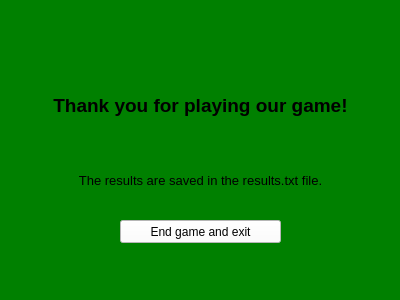
<?xml version="1.0" encoding="UTF-8"?>
<ui version="4.0">
 <class>End_of_game</class>
 <widget class="QWidget" name="End_of_game">
  <property name="geometry">
   <rect>
    <x>0</x>
    <y>0</y>
    <width>400</width>
    <height>300</height>
   </rect>
  </property>
  <property name="windowTitle">
   <string>Form</string>
  </property>
  <property name="styleSheet">
   <string notr="true">background-color: green;</string>
  </property>
  <widget class="QPushButton" name="close_game">
   <property name="geometry">
    <rect>
     <x>120</x>
     <y>220</y>
     <width>161</width>
     <height>23</height>
    </rect>
   </property>
   <property name="styleSheet">
    <string notr="true">background-color: white;</string>
   </property>
   <property name="text">
    <string>End game and exit</string>
   </property>
  </widget>
  <widget class="QLabel" name="label">
   <property name="geometry">
    <rect>
     <x>20</x>
     <y>70</y>
     <width>361</width>
     <height>71</height>
    </rect>
   </property>
   <property name="font">
    <font>
     <pointsize>14</pointsize>
     <weight>75</weight>
     <bold>true</bold>
    </font>
   </property>
   <property name="text">
    <string>Thank you for playing our game!</string>
   </property>
   <property name="alignment">
    <set>Qt::AlignCenter</set>
   </property>
  </widget>
  <widget class="QLabel" name="label_2">
   <property name="geometry">
    <rect>
     <x>70</x>
     <y>170</y>
     <width>261</width>
     <height>21</height>
    </rect>
   </property>
   <property name="font">
    <font>
     <pointsize>10</pointsize>
    </font>
   </property>
   <property name="text">
    <string>The results are saved in the results.txt file.</string>
   </property>
   <property name="alignment">
    <set>Qt::AlignCenter</set>
   </property>
  </widget>
 </widget>
 <resources/>
 <connections/>
</ui>
